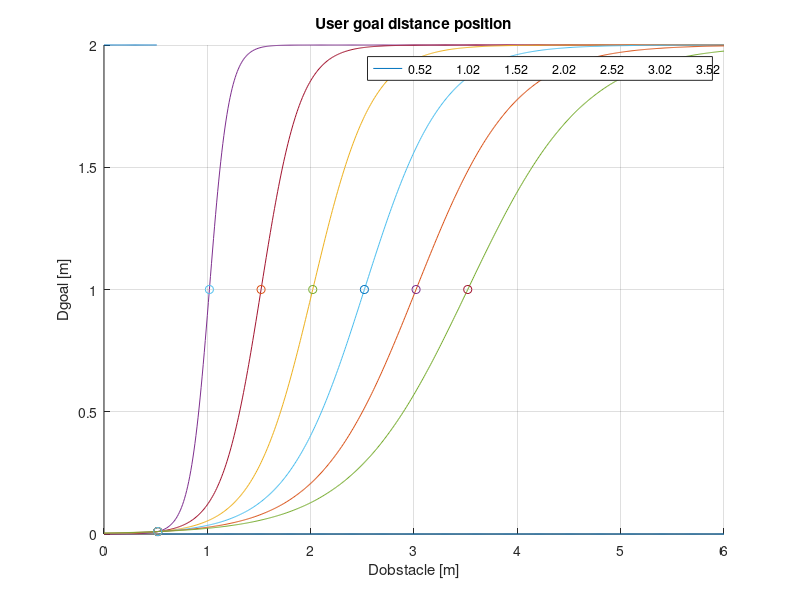

MATLAB code to generate this figure:
clearvars; clc;

% Logistic function
% Logistic = @(x, L, k, Q, M) L./(1+Q.*exp(-k.*(x - M) ) );

Logistic = @(x, L, k, x0) L./(1+exp(-k.*(x - x0) ) );

Slope = @(x0, MaxP, MinP, MinD) -log((MaxP/MinP) - 1)*(1/(MinD-x0));

% Parameters
MaxPosition = 2.0;
MinPosition = 0.01;
MinDistance = 0.52;
MaxDistance = 3.0;


% Support
x = 0:0.01:6;

x0 = MinDistance:0.5:4;

for i = 1:length(x0)
    cx0 = x0(i);
    cSlope = Slope(cx0, MaxPosition, MinPosition, MinDistance);

    Dgoal = Logistic(x, MaxPosition, cSlope, cx0);

    % Plot
    hold on;
    plot(x, Dgoal);
    plot(MinDistance, MinPosition, 'o');
    plot(cx0, Logistic(cx0, MaxPosition, cSlope, cx0), 'o');
    hold off;
    legend(num2str(x0));
end
xlim([0 6]);
ylim([0 MaxPosition]);


grid on;
xlabel('Dobstacle [m]');
ylabel('Dgoal [m]');
title('User goal distance position');

